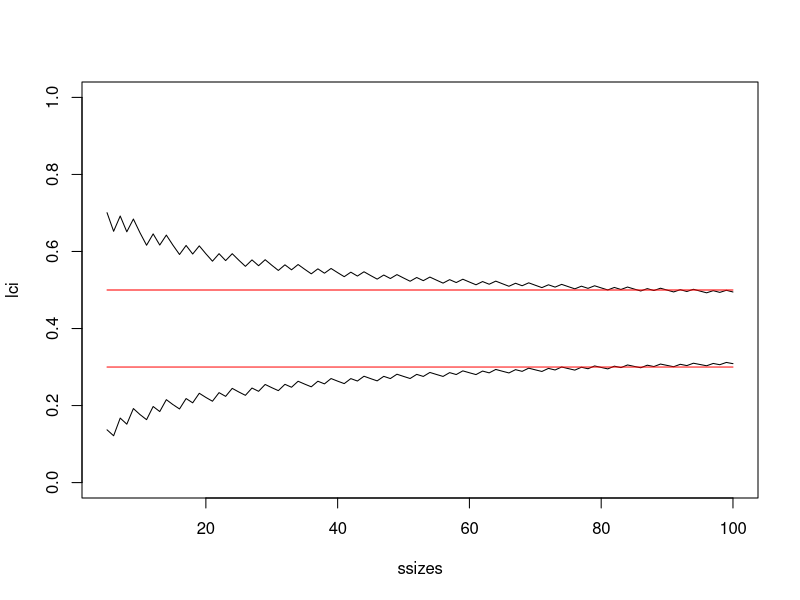

The R script that drew this image: (Note: this script raises an error after producing the figure.)
# sample size calculation for scoping review of Bayesian MAs
#  - to find what proportion of Network Meta-analyses that don't mention Bayes / Credible intervals
#    in the abstract or title actually turn oout in full-text to be Bayesian
#     we are aiming for CrI 30%-50% width around a putative 40% rate.
#     prior is beta(2,3)

ssizes<-(5:100)
prior_shape1<-2
prior_shape2<-3
iter<-1000

nss<-length(ssizes)
lci<-uci<-rep(NA,nss)
for(i in 1:nss) {
  ss<-ssizes[i]
  n_bayes<-round(ss*(prior_shape1/(prior_shape1+prior_shape2)))
  n_freq<-ss-n_bayes
  posterior_shape1<-prior_shape1+n_bayes
  posterior_shape2<-prior_shape2+n_freq
  lci[i]<-qbeta(p=0.025,shape1=posterior_shape1,shape2=posterior_shape2)
  uci[i]<-qbeta(p=0.975,shape1=posterior_shape1,shape2=posterior_shape2)
}
plot(ssizes,lci,type="l",ylim=c(0,1))
lines(ssizes,uci)
lines(ssizes,rep(0.3,nss),col="red")
lines(ssizes,rep(0.5,nss),col="red")

uci_threshold<-floor((which(uci<0.5)[1]+which(uci>0.5)[length(which(uci>0.5))])/2)
lci_threshold<-floor((which(lci>0.3)[1]+which(lci<0.3)[length(which(lci<0.3))])/2)
sample_size<-floor((uci_threshold+lci_threshold)/2)

last_ref_per_splitfile<-c(2178,4477,6840,9231,11620,14038,)
  # note some of these are split over files, and are named here where the first line appears
n_splitfiles<-length(last_ref_per_splitfile)
refs_per_splitfile<-c(last_ref_per_splitfile[1],
                      last_ref_per_splitfile[2:n_splitfiles]-last_ref_per_splitfile[1:(n_splitfiles-1)])